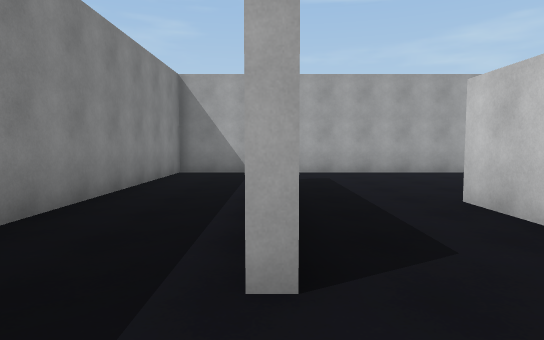
View 1 (above)

16 first-person views from a walk through a 3-D level made in the Unity game engine. The camera is 1.4 m above the floor, tilts 4° down and sees 75° across. Doors are open. The floor is counted in squares, 2 m on a side. Each view is taken from the middle of a square. On the plan, view 1 faces up. The plan holds only what a view shows up to about 11 squares ahead; the rest is blank. The place goes on beyond the plan. The player character is not drawn.

View 2
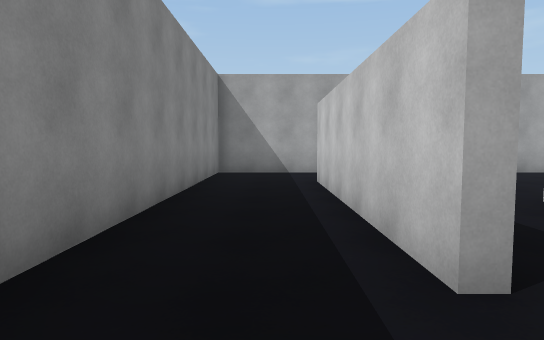

View 3
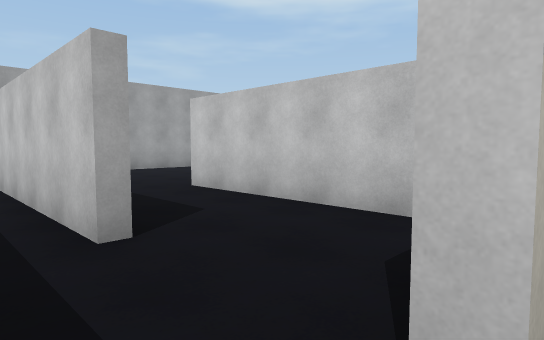

View 4
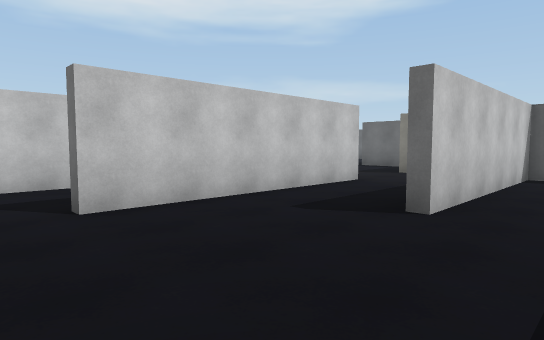

View 5
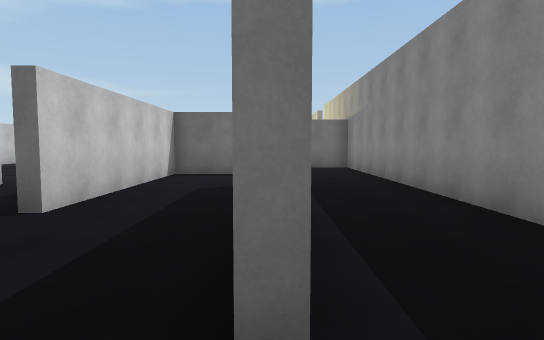

View 6
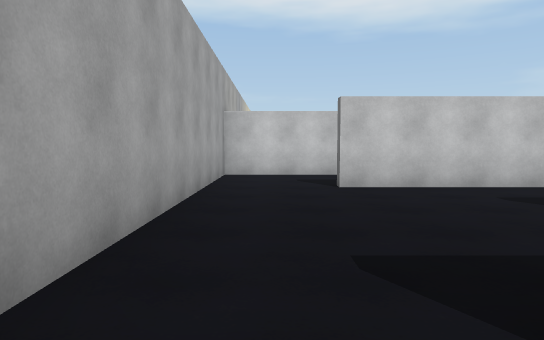

View 7
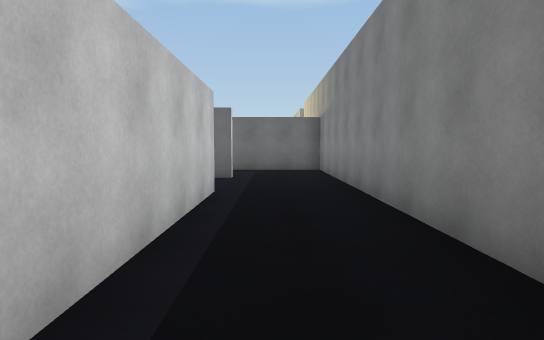

View 8
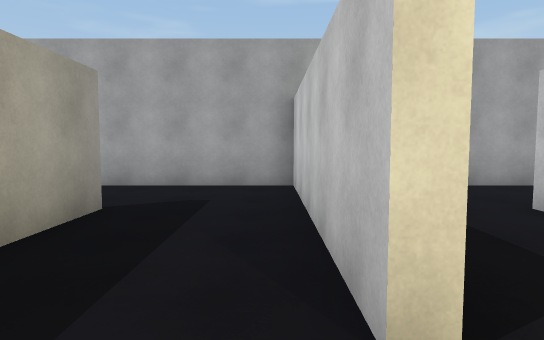

View 9
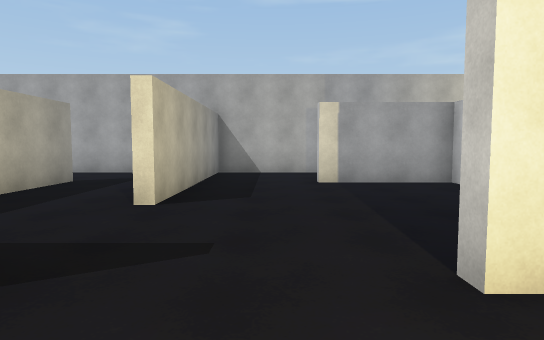

View 10
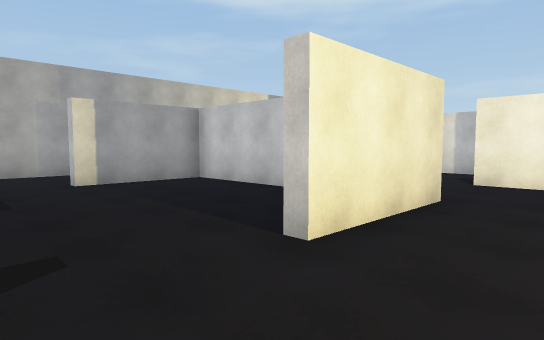

View 11
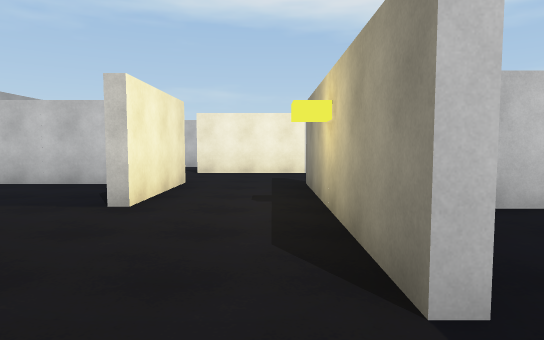

View 12
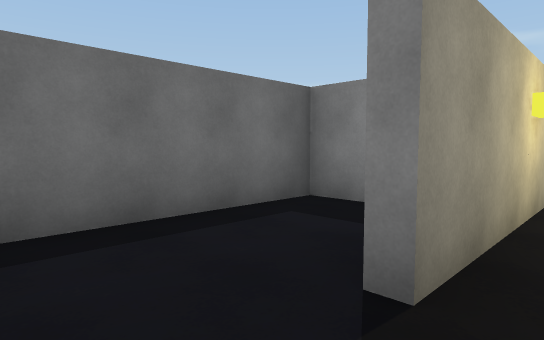

View 13
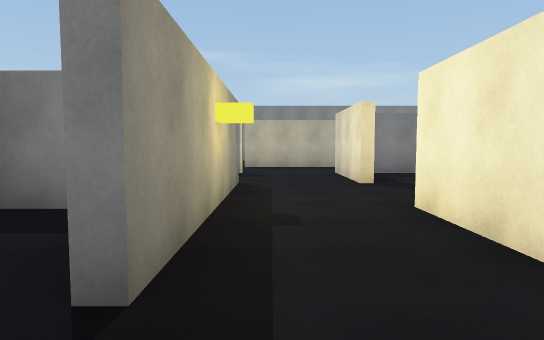

View 14
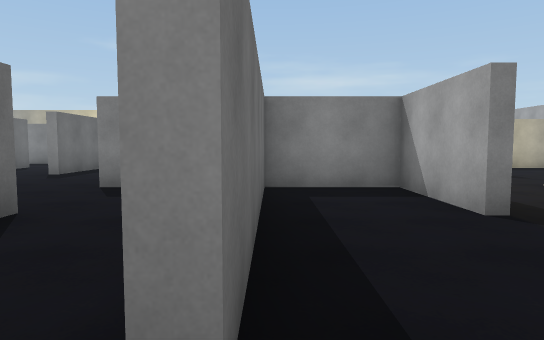

View 15
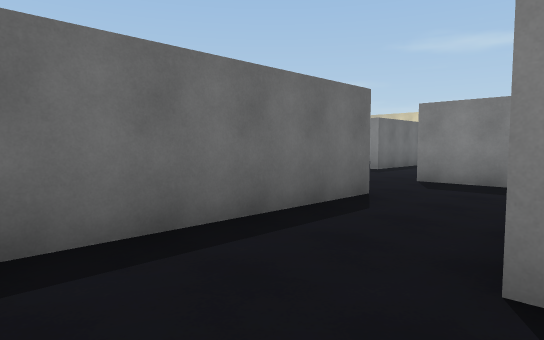

View 16
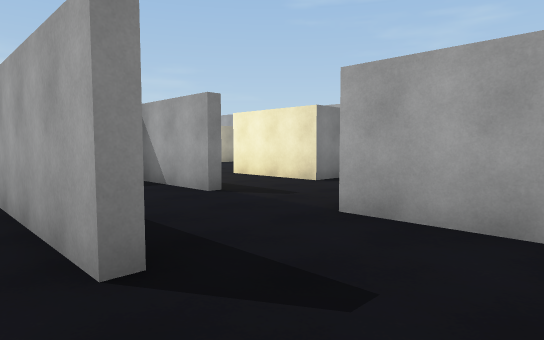

### Floor plan
Points are (right, up) in squares from view 1. A wall is a line through its corners. A room is listed if a view was taken in it or the views show most of it. See-through windows are left out.
Room 1 (views 1, 4, 5)
walls: (4.9, 1.6) (4.9, 6.9); (-0.2, -0.6) (2.4, -0.6) (2.4, 4.4); (4.5, 9.1) (-0.4, 9.1)
ways out: opening at (0, 0.5) to room 2; opening at (0, 7.5) to room 2; opening at (5, 0.5) to room 4; opening at (5, 7.5) to room 8; opening at (4, -1)
Room 2 (views 2, 3, 6, 7)
walls: (-0.1, 1.5) (-0.1, 6.9); (-0.4, 9.1) (-2.4, 9.1) (-2.4, -1.6)
ways out: opening at (0, 0.5) to room 1; opening at (0, 7.5) to room 1; opening at (-1, -1) to room 9
Room 3 (view 8)
walls: (7.4, 4.1) (7.4, 6.6); (7.6, 6.6) (7.6, 4.1); (12.4, 2.9) (12.4, 6.6) (9.9, 6.6); (5.1, 6.9) (5.1, 2.5)
ways out: opening at (8.5, 2) to room 4; opening at (6.5, 5.5) to room 8; opening at (9, 7)
Room 4 (views 9, 10, 11, 12, 13)
walls: (7.5, 1.6) (4.9, 1.6); (12.8, 1.6) (10, 1.6); (12.5, 2.5) (12.5, 1.6); (7.4, -0.6) (12.5, -0.6); (14.9, -0.9) (14.9, 1.9)
ways out: opening at (5, 0.5) to room 1; opening at (8.5, 2) to room 3; opening at (13.5, -1) to room 7; opening at (6.5, -1); opening at (15, 2.5)
Room 5 (views 14, 15)
walls: (16.6, -0.9) (14.9, -0.9)
ways out: opening at (16.5, -3) to room 6; opening at (15, -2) to room 7
Room 6 (view 16)
walls: (12.2, -5.6) (16.8, -5.6); (15.2, -3.4) (12, -3.4); (10.1, -4.2) (10.1, -5.9)
ways out: opening at (16.5, -3) to room 5; opening at (10, -6.5)
Room 7 (no view inside)
walls: (12.6, -0.9) (10.1, -0.9) (10.1, -3.1) (15.1, -3.1)
ways out: opening at (13.5, -1) to room 4; opening at (15, -2) to room 5
Room 8 (no view inside)
walls: (7.4, 6.6) (7.4, 9.1) (4.5, 9.1)
ways out: opening at (5, 7.5) to room 1; opening at (6.5, 5.5) to room 3
Room 9 (no view inside)
walls: (-2.4, -1.6) (-2.4, -3.1) (0.1, -3.1)
ways out: opening at (-1, -1) to room 2; opening at (0, -2)

Where each view was taken, in squares from view 1:
view 1: 0 up, 0 right, facing up
view 2: 0 up, 1 left, facing up
view 3: 1 down, 1 left, facing up-right
view 4: 8 up, 1 right, facing down-right
view 5: 8 up, 0 right, facing down
view 6: 8 up, 1 left, facing right
view 7: 7 up, 1 left, facing down
view 8: 3 up, 7 right, facing up
view 9: 0 up, 9 right, facing up
view 10: 0 up, 8 right, facing up-right
view 11: 0 up, 6 right, facing right
view 12: 0 up, 14 right, facing down-left
view 13: 0 up, 14 right, facing left
view 14: 3 down, 16 right, facing left
view 15: 3 down, 17 right, facing down-left
view 16: 4 down, 17 right, facing up-left
